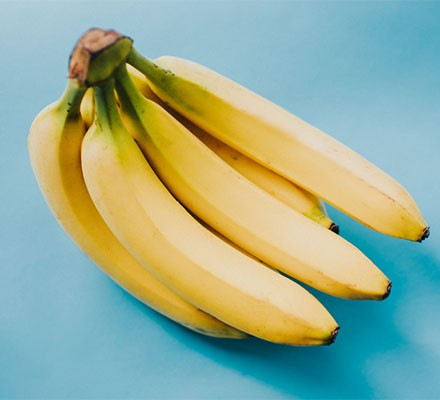
#> input picture AdvancedPython_OpenCVPart2_Code/3.jpg, 440 x 400 px
$ python 50.py
#> lines starting #> are read from the running program, lines starting #| are printed output that depends on the picture
import cv2 as cv
import numpy as np
img1=cv.imread("3.jpg")
#> img1 is the input picture: shape (400, 440, 3); mean B, G, R 149.1, 173.7, 150.4
img2=cv.Canny(img1,50,50)
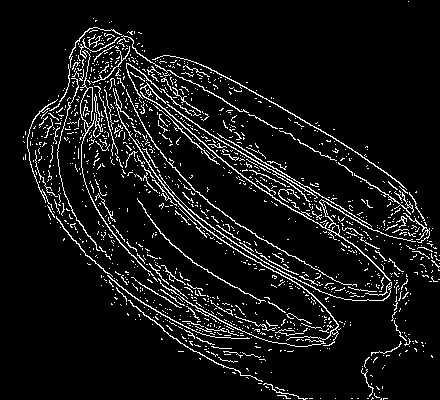
#> img2: shape (400, 440); 7.7% white in thin lines or dots
cv.imshow("temp",img2)
cv.waitKey(0)
